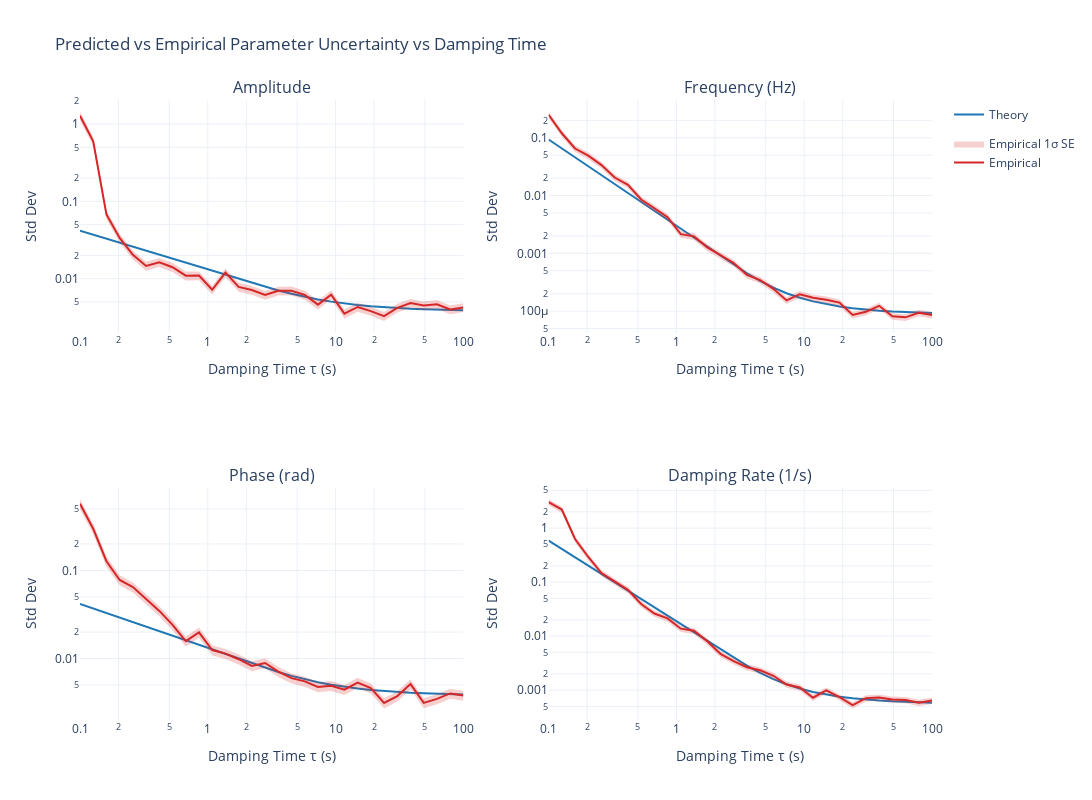

Notebook cell for this chart:
### Code cell
pretty_name = {
    "amplitude": "Amplitude",
    "frequency": "Frequency (Hz)",
    "phase": "Phase (rad)",
    "damping_rate": "Damping Rate (1/s)",
}

fig = make_subplots(
    rows=2,
    cols=2,
    subplot_titles=(
        pretty_name["amplitude"],
        pretty_name["frequency"],
        pretty_name["phase"],
        pretty_name["damping_rate"],
    ),
)

subplot_locations = [
    ("amplitude", 1, 1),
    ("frequency", 1, 2),
    ("phase", 2, 1),
    ("damping_rate", 2, 2),
]

for parameter, row_i, col_i in subplot_locations:
    fig.add_trace(
        go.Scatter(
            x=damping_times_s,
            y=theory_sigma[parameter],
            mode="lines",
            name="Theory",
            legendgroup="theory",
            showlegend=(row_i == 1 and col_i == 1),
            line=dict(color="#1f77b4"),
        ),
        row=row_i,
        col=col_i,
    )

    n_before = len(fig.data)
    fig = plot_curve_with_ci(
        x=damping_times_s,
        y=np.asarray(empirical_sigma[parameter], dtype=float),
        ci=np.asarray(empirical_sigma_se[parameter], dtype=float),
        fig=fig,
        add_trace_parameters={"row": row_i, "col": col_i},
        curve_name="Empirical",
        ci_name="Empirical 1σ SE",
        curve_line={"color": "#d62728"},
        ci_fillcolor="rgba(214, 39, 40, 0.22)",
        ci_showlegend=(row_i == 1 and col_i == 1),
        sort_by_x=True,
    )

    ci_trace = fig.data[n_before]
    curve_trace = fig.data[n_before + 1]
    ci_trace.legendgroup = "empirical"
    curve_trace.legendgroup = "empirical"
    curve_trace.showlegend = row_i == 1 and col_i == 1

    fig.update_xaxes(type="log", title_text="Damping Time τ (s)", row=row_i, col=col_i)
    fig.update_yaxes(type="log", title_text="Std Dev", row=row_i, col=col_i)

fig.update_layout(
    width=1100,
    height=800,
    template="plotly_white",
    title="Predicted vs Empirical Parameter Uncertainty vs Damping Time",
)
fig.show()
